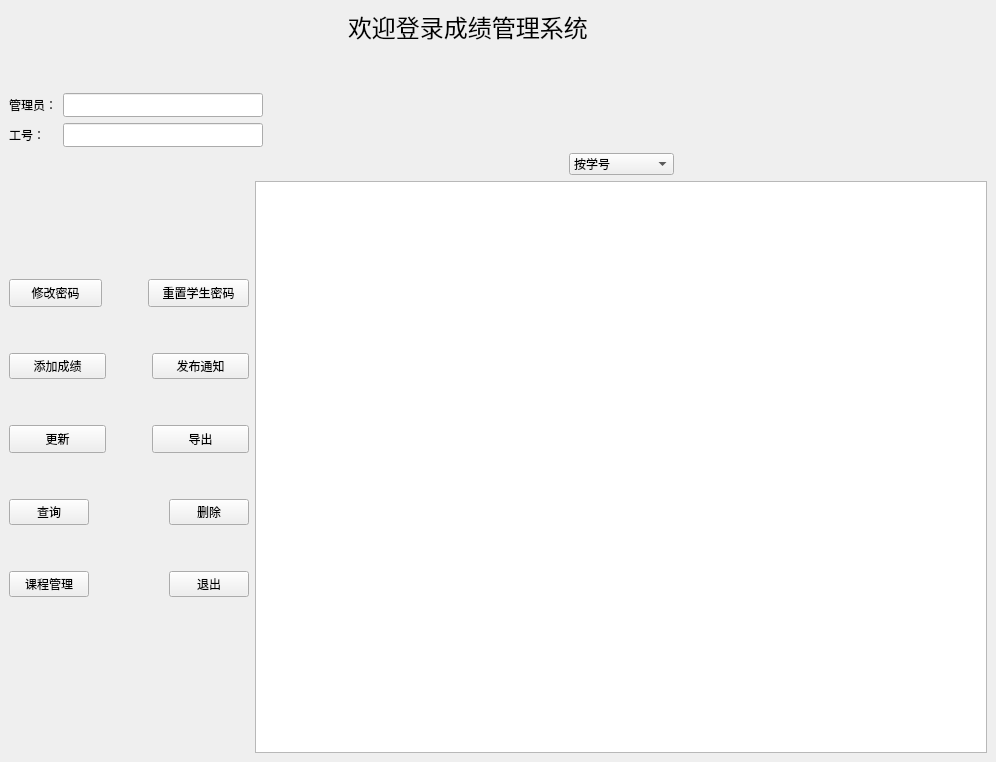
<?xml version="1.0" encoding="UTF-8"?>
<ui version="4.0">
 <class>admin</class>
 <widget class="QMainWindow" name="admin">
  <property name="geometry">
   <rect>
    <x>0</x>
    <y>0</y>
    <width>996</width>
    <height>762</height>
   </rect>
  </property>
  <property name="windowTitle">
   <string>MainWindow</string>
  </property>
  <widget class="QWidget" name="centralwidget">
   <layout class="QGridLayout" name="gridLayout">
    <item row="0" column="0" colspan="4">
     <layout class="QHBoxLayout" name="horizontalLayout_5">
      <item>
       <spacer name="horizontalSpacer_4">
        <property name="orientation">
         <enum>Qt::Horizontal</enum>
        </property>
        <property name="sizeHint" stdset="0">
         <size>
          <width>40</width>
          <height>20</height>
         </size>
        </property>
       </spacer>
      </item>
      <item>
       <widget class="QLabel" name="label">
        <property name="minimumSize">
         <size>
          <width>300</width>
          <height>30</height>
         </size>
        </property>
        <property name="font">
         <font>
          <family>仿宋</family>
          <pointsize>18</pointsize>
         </font>
        </property>
        <property name="text">
         <string>欢迎登录成绩管理系统</string>
        </property>
       </widget>
      </item>
      <item>
       <spacer name="horizontalSpacer_5">
        <property name="orientation">
         <enum>Qt::Horizontal</enum>
        </property>
        <property name="sizeHint" stdset="0">
         <size>
          <width>40</width>
          <height>20</height>
         </size>
        </property>
       </spacer>
      </item>
     </layout>
    </item>
    <item row="1" column="1">
     <spacer name="verticalSpacer_3">
      <property name="orientation">
       <enum>Qt::Vertical</enum>
      </property>
      <property name="sizeType">
       <enum>QSizePolicy::Maximum</enum>
      </property>
      <property name="sizeHint" stdset="0">
       <size>
        <width>20</width>
        <height>42</height>
       </size>
      </property>
     </spacer>
    </item>
    <item row="2" column="0" colspan="4">
     <layout class="QHBoxLayout" name="horizontalLayout_7">
      <item>
       <layout class="QFormLayout" name="formLayout">
        <item row="0" column="0">
         <widget class="QLabel" name="QnameLabel">
          <property name="text">
           <string>管理员：</string>
          </property>
          <property name="buddy">
           <cstring>userName</cstring>
          </property>
         </widget>
        </item>
        <item row="0" column="1">
         <widget class="QLineEdit" name="userName">
          <property name="sizePolicy">
           <sizepolicy hsizetype="Expanding" vsizetype="Fixed">
            <horstretch>0</horstretch>
            <verstretch>0</verstretch>
           </sizepolicy>
          </property>
          <property name="minimumSize">
           <size>
            <width>156</width>
            <height>24</height>
           </size>
          </property>
          <property name="maximumSize">
           <size>
            <width>200</width>
            <height>16777215</height>
           </size>
          </property>
          <property name="readOnly">
           <bool>true</bool>
          </property>
         </widget>
        </item>
        <item row="1" column="0">
         <widget class="QLabel" name="majorLabel">
          <property name="text">
           <string>工号：</string>
          </property>
          <property name="buddy">
           <cstring>userId</cstring>
          </property>
         </widget>
        </item>
        <item row="1" column="1">
         <widget class="QLineEdit" name="userId">
          <property name="minimumSize">
           <size>
            <width>156</width>
            <height>24</height>
           </size>
          </property>
          <property name="maximumSize">
           <size>
            <width>200</width>
            <height>16777215</height>
           </size>
          </property>
          <property name="readOnly">
           <bool>true</bool>
          </property>
         </widget>
        </item>
       </layout>
      </item>
      <item>
       <spacer name="horizontalSpacer">
        <property name="orientation">
         <enum>Qt::Horizontal</enum>
        </property>
        <property name="sizeHint" stdset="0">
         <size>
          <width>40</width>
          <height>20</height>
         </size>
        </property>
       </spacer>
      </item>
     </layout>
    </item>
    <item row="3" column="0" rowspan="2">
     <spacer name="verticalSpacer_6">
      <property name="orientation">
       <enum>Qt::Vertical</enum>
      </property>
      <property name="sizeType">
       <enum>QSizePolicy::Minimum</enum>
      </property>
      <property name="sizeHint" stdset="0">
       <size>
        <width>20</width>
        <height>120</height>
       </size>
      </property>
     </spacer>
    </item>
    <item row="3" column="2">
     <spacer name="horizontalSpacer_3">
      <property name="orientation">
       <enum>Qt::Horizontal</enum>
      </property>
      <property name="sizeType">
       <enum>QSizePolicy::Fixed</enum>
      </property>
      <property name="sizeHint" stdset="0">
       <size>
        <width>13</width>
        <height>20</height>
       </size>
      </property>
     </spacer>
    </item>
    <item row="3" column="3">
     <layout class="QHBoxLayout" name="horizontalLayout_4">
      <item>
       <spacer name="horizontalSpacer_2">
        <property name="orientation">
         <enum>Qt::Horizontal</enum>
        </property>
        <property name="sizeHint" stdset="0">
         <size>
          <width>40</width>
          <height>20</height>
         </size>
        </property>
       </spacer>
      </item>
      <item>
       <widget class="QComboBox" name="searchChange">
        <property name="minimumSize">
         <size>
          <width>105</width>
          <height>21</height>
         </size>
        </property>
        <item>
         <property name="text">
          <string>按学号</string>
         </property>
        </item>
        <item>
         <property name="text">
          <string>按专业班级</string>
         </property>
        </item>
       </widget>
      </item>
      <item>
       <spacer name="horizontalSpacer_8">
        <property name="orientation">
         <enum>Qt::Horizontal</enum>
        </property>
        <property name="sizeHint" stdset="0">
         <size>
          <width>40</width>
          <height>20</height>
         </size>
        </property>
       </spacer>
      </item>
     </layout>
    </item>
    <item row="4" column="3" rowspan="2">
     <widget class="QTableWidget" name="gradeListTable">
      <property name="minimumSize">
       <size>
        <width>729</width>
        <height>549</height>
       </size>
      </property>
     </widget>
    </item>
    <item row="5" column="0" colspan="3">
     <layout class="QVBoxLayout" name="verticalLayout_3">
      <item>
       <layout class="QVBoxLayout" name="verticalLayout_2">
        <item>
         <layout class="QVBoxLayout" name="verticalLayout">
          <item>
           <layout class="QHBoxLayout" name="horizontalLayout">
            <item>
             <widget class="QPushButton" name="modifyPassword">
              <property name="minimumSize">
               <size>
                <width>93</width>
                <height>28</height>
               </size>
              </property>
              <property name="text">
               <string>修改密码</string>
              </property>
             </widget>
            </item>
            <item>
             <spacer name="horizontalSpacer_9">
              <property name="orientation">
               <enum>Qt::Horizontal</enum>
              </property>
              <property name="sizeType">
               <enum>QSizePolicy::Maximum</enum>
              </property>
              <property name="sizeHint" stdset="0">
               <size>
                <width>40</width>
                <height>20</height>
               </size>
              </property>
             </spacer>
            </item>
            <item>
             <widget class="QPushButton" name="resetStudentPW">
              <property name="minimumSize">
               <size>
                <width>101</width>
                <height>28</height>
               </size>
              </property>
              <property name="text">
               <string>重置学生密码</string>
              </property>
             </widget>
            </item>
           </layout>
          </item>
          <item>
           <spacer name="verticalSpacer_4">
            <property name="orientation">
             <enum>Qt::Vertical</enum>
            </property>
            <property name="sizeHint" stdset="0">
             <size>
              <width>20</width>
              <height>40</height>
             </size>
            </property>
           </spacer>
          </item>
          <item>
           <layout class="QHBoxLayout" name="horizontalLayout_2">
            <item>
             <widget class="QPushButton" name="addGrade">
              <property name="text">
               <string>添加成绩</string>
              </property>
             </widget>
            </item>
            <item>
             <spacer name="horizontalSpacer_10">
              <property name="orientation">
               <enum>Qt::Horizontal</enum>
              </property>
              <property name="sizeType">
               <enum>QSizePolicy::Maximum</enum>
              </property>
              <property name="sizeHint" stdset="0">
               <size>
                <width>40</width>
                <height>20</height>
               </size>
              </property>
             </spacer>
            </item>
            <item>
             <widget class="QPushButton" name="setTip">
              <property name="text">
               <string>发布通知</string>
              </property>
             </widget>
            </item>
           </layout>
          </item>
          <item>
           <spacer name="verticalSpacer_5">
            <property name="orientation">
             <enum>Qt::Vertical</enum>
            </property>
            <property name="sizeHint" stdset="0">
             <size>
              <width>20</width>
              <height>40</height>
             </size>
            </property>
           </spacer>
          </item>
          <item>
           <layout class="QHBoxLayout" name="horizontalLayout_3">
            <item>
             <widget class="QPushButton" name="update">
              <property name="minimumSize">
               <size>
                <width>93</width>
                <height>28</height>
               </size>
              </property>
              <property name="text">
               <string>更新</string>
              </property>
             </widget>
            </item>
            <item>
             <spacer name="horizontalSpacer_11">
              <property name="orientation">
               <enum>Qt::Horizontal</enum>
              </property>
              <property name="sizeType">
               <enum>QSizePolicy::Maximum</enum>
              </property>
              <property name="sizeHint" stdset="0">
               <size>
                <width>40</width>
                <height>20</height>
               </size>
              </property>
             </spacer>
            </item>
            <item>
             <widget class="QPushButton" name="save">
              <property name="minimumSize">
               <size>
                <width>93</width>
                <height>28</height>
               </size>
              </property>
              <property name="text">
               <string>导出</string>
              </property>
             </widget>
            </item>
           </layout>
          </item>
         </layout>
        </item>
        <item>
         <spacer name="verticalSpacer_2">
          <property name="orientation">
           <enum>Qt::Vertical</enum>
          </property>
          <property name="sizeHint" stdset="0">
           <size>
            <width>20</width>
            <height>40</height>
           </size>
          </property>
         </spacer>
        </item>
        <item>
         <layout class="QHBoxLayout" name="horizontalLayout_8">
          <item>
           <widget class="QPushButton" name="search">
            <property name="text">
             <string>查询</string>
            </property>
           </widget>
          </item>
          <item>
           <spacer name="horizontalSpacer_7">
            <property name="orientation">
             <enum>Qt::Horizontal</enum>
            </property>
            <property name="sizeHint" stdset="0">
             <size>
              <width>40</width>
              <height>20</height>
             </size>
            </property>
           </spacer>
          </item>
          <item>
           <widget class="QPushButton" name="expel">
            <property name="text">
             <string>删除</string>
            </property>
           </widget>
          </item>
         </layout>
        </item>
        <item>
         <spacer name="verticalSpacer">
          <property name="orientation">
           <enum>Qt::Vertical</enum>
          </property>
          <property name="sizeHint" stdset="0">
           <size>
            <width>20</width>
            <height>40</height>
           </size>
          </property>
         </spacer>
        </item>
        <item>
         <layout class="QHBoxLayout" name="horizontalLayout_6">
          <item>
           <widget class="QPushButton" name="courseManage">
            <property name="text">
             <string>课程管理</string>
            </property>
           </widget>
          </item>
          <item>
           <spacer name="horizontalSpacer_6">
            <property name="orientation">
             <enum>Qt::Horizontal</enum>
            </property>
            <property name="sizeHint" stdset="0">
             <size>
              <width>40</width>
              <height>20</height>
             </size>
            </property>
           </spacer>
          </item>
          <item>
           <widget class="QPushButton" name="quit">
            <property name="text">
             <string>退出</string>
            </property>
           </widget>
          </item>
         </layout>
        </item>
       </layout>
      </item>
      <item>
       <spacer name="verticalSpacer_7">
        <property name="orientation">
         <enum>Qt::Vertical</enum>
        </property>
        <property name="sizeType">
         <enum>QSizePolicy::Expanding</enum>
        </property>
        <property name="sizeHint" stdset="0">
         <size>
          <width>20</width>
          <height>80</height>
         </size>
        </property>
       </spacer>
      </item>
     </layout>
    </item>
   </layout>
  </widget>
 </widget>
 <resources/>
 <connections>
  <connection>
   <sender>searchChange</sender>
   <signal>currentIndexChanged(int)</signal>
   <receiver>admin</receiver>
   <slot>BserachChange(int)</slot>
   <hints>
    <hint type="sourcelabel">
     <x>669</x>
     <y>171</y>
    </hint>
    <hint type="destinationlabel">
     <x>712</x>
     <y>167</y>
    </hint>
   </hints>
  </connection>
  <connection>
   <sender>modifyPassword</sender>
   <signal>clicked()</signal>
   <receiver>admin</receiver>
   <slot>BmodifyPW()</slot>
   <hints>
    <hint type="sourcelabel">
     <x>92</x>
     <y>288</y>
    </hint>
    <hint type="destinationlabel">
     <x>83</x>
     <y>316</y>
    </hint>
   </hints>
  </connection>
  <connection>
   <sender>resetStudentPW</sender>
   <signal>clicked()</signal>
   <receiver>admin</receiver>
   <slot>BResetStudentPW()</slot>
   <hints>
    <hint type="sourcelabel">
     <x>244</x>
     <y>288</y>
    </hint>
    <hint type="destinationlabel">
     <x>205</x>
     <y>340</y>
    </hint>
   </hints>
  </connection>
  <connection>
   <sender>setTip</sender>
   <signal>clicked()</signal>
   <receiver>admin</receiver>
   <slot>BsetTip()</slot>
   <hints>
    <hint type="sourcelabel">
     <x>244</x>
     <y>372</y>
    </hint>
    <hint type="destinationlabel">
     <x>181</x>
     <y>495</y>
    </hint>
   </hints>
  </connection>
  <connection>
   <sender>addGrade</sender>
   <signal>clicked()</signal>
   <receiver>admin</receiver>
   <slot>BAddGrade()</slot>
   <hints>
    <hint type="sourcelabel">
     <x>82</x>
     <y>372</y>
    </hint>
    <hint type="destinationlabel">
     <x>68</x>
     <y>484</y>
    </hint>
   </hints>
  </connection>
  <connection>
   <sender>update</sender>
   <signal>clicked()</signal>
   <receiver>admin</receiver>
   <slot>Bupdate()</slot>
   <hints>
    <hint type="sourcelabel">
     <x>86</x>
     <y>456</y>
    </hint>
    <hint type="destinationlabel">
     <x>71</x>
     <y>588</y>
    </hint>
   </hints>
  </connection>
  <connection>
   <sender>save</sender>
   <signal>clicked()</signal>
   <receiver>admin</receiver>
   <slot>Bsave()</slot>
   <hints>
    <hint type="sourcelabel">
     <x>244</x>
     <y>456</y>
    </hint>
    <hint type="destinationlabel">
     <x>188</x>
     <y>598</y>
    </hint>
   </hints>
  </connection>
  <connection>
   <sender>quit</sender>
   <signal>clicked()</signal>
   <receiver>admin</receiver>
   <slot>Bquit()</slot>
   <hints>
    <hint type="sourcelabel">
     <x>245</x>
     <y>633</y>
    </hint>
    <hint type="destinationlabel">
     <x>195</x>
     <y>543</y>
    </hint>
   </hints>
  </connection>
  <connection>
   <sender>gradeListTable</sender>
   <signal>cellChanged(int,int)</signal>
   <receiver>admin</receiver>
   <slot>cellchanged(int,int)</slot>
   <hints>
    <hint type="sourcelabel">
     <x>391</x>
     <y>273</y>
    </hint>
    <hint type="destinationlabel">
     <x>382</x>
     <y>151</y>
    </hint>
   </hints>
  </connection>
  <connection>
   <sender>courseManage</sender>
   <signal>clicked()</signal>
   <receiver>admin</receiver>
   <slot>BcourseManage()</slot>
   <hints>
    <hint type="sourcelabel">
     <x>90</x>
     <y>625</y>
    </hint>
    <hint type="destinationlabel">
     <x>101</x>
     <y>651</y>
    </hint>
   </hints>
  </connection>
  <connection>
   <sender>search</sender>
   <signal>clicked()</signal>
   <receiver>admin</receiver>
   <slot>Bsearch()</slot>
   <hints>
    <hint type="sourcelabel">
     <x>45</x>
     <y>543</y>
    </hint>
    <hint type="destinationlabel">
     <x>48</x>
     <y>558</y>
    </hint>
   </hints>
  </connection>
  <connection>
   <sender>expel</sender>
   <signal>clicked()</signal>
   <receiver>admin</receiver>
   <slot>expelGrade()</slot>
   <hints>
    <hint type="sourcelabel">
     <x>223</x>
     <y>523</y>
    </hint>
    <hint type="destinationlabel">
     <x>222</x>
     <y>505</y>
    </hint>
   </hints>
  </connection>
 </connections>
 <slots>
  <slot>BserachChange(int)</slot>
  <slot>BmodifyPW()</slot>
  <slot>BResetStudentPW()</slot>
  <slot>BAddGrade()</slot>
  <slot>BsetTip()</slot>
  <slot>Bupdate()</slot>
  <slot>Bsave()</slot>
  <slot>Bquit()</slot>
  <slot>cellchanged(int,int)</slot>
  <slot>BcourseManage()</slot>
  <slot>expelGrade()</slot>
  <slot>Bsearch()</slot>
 </slots>
</ui>
